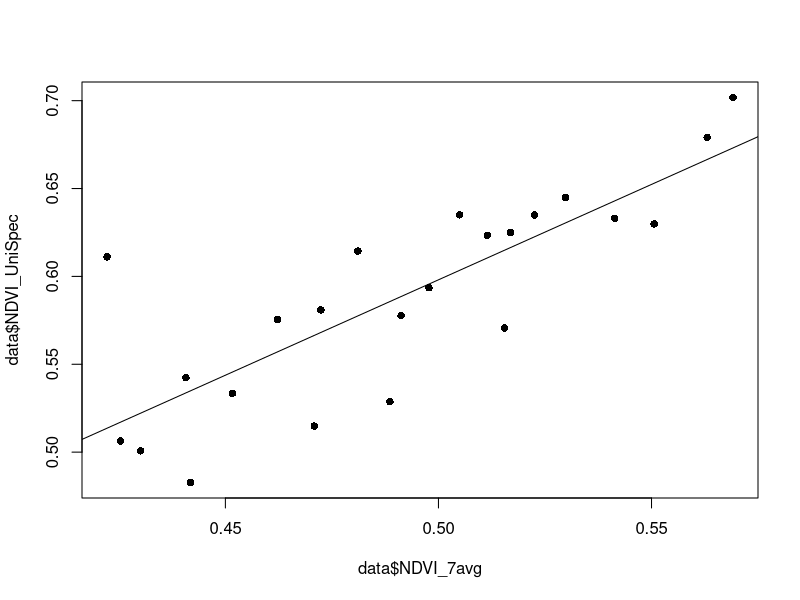
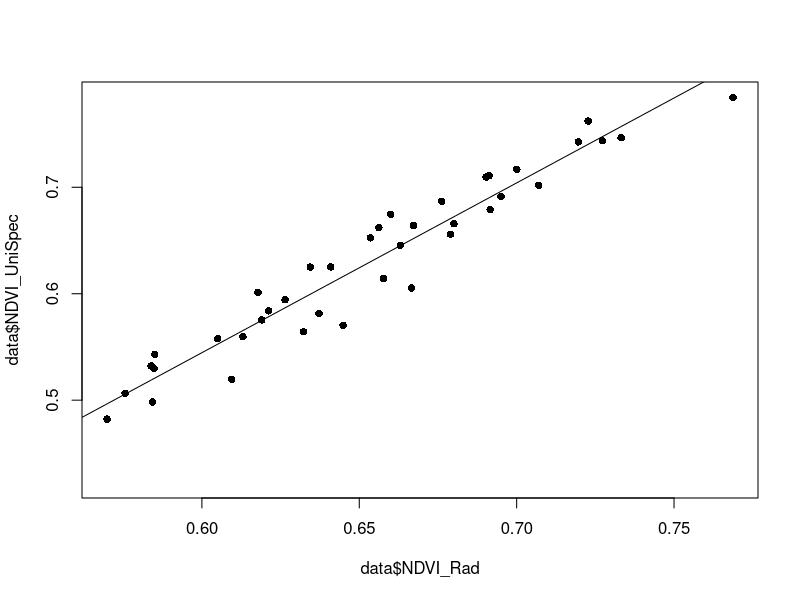
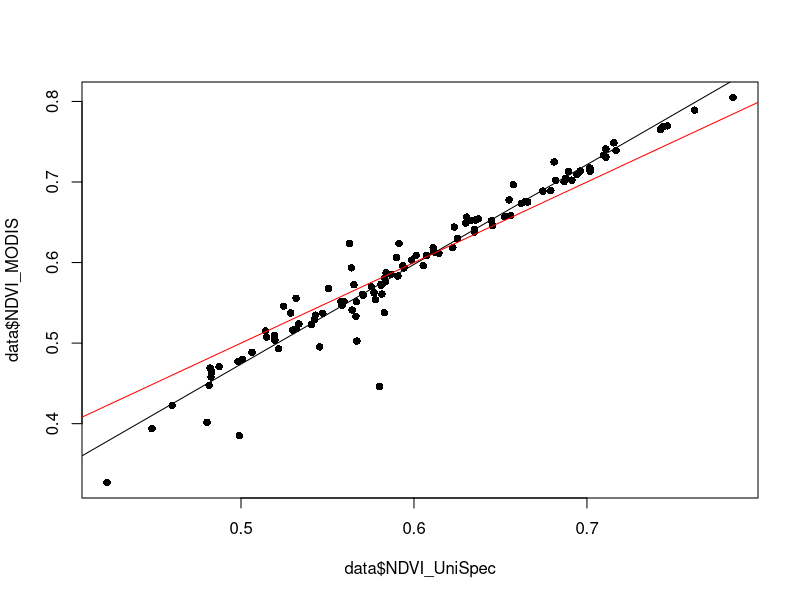

These figures' R source, in order:
#This is to determine relationships that will allow us to convert tower NDVI to unispec NDVI to MODIS NDVI


#first load data
data = data.frame(read.csv("NDVI_Compare.csv"))
head(data)

#look at relationships with NDVI NOT AVERAGED and MODIS INTERPOLATED
Tower_Unispec = lm(data$NDVI_UniSpec~data$NDVI_7avg)
summary(Tower_Unispec)
plot(data$NDVI_7avg,data$NDVI_UniSpec, pch=16)
abline(Tower_Unispec)


#load other data
data = data.frame(read.csv("NDVI_Compare2.csv"))
head(data)

Tower_Unispec2 = lm(data$NDVI_UniSpec~data$NDVI_Rad)
summary(Tower_Unispec2)
plot(data$NDVI_Rad,data$NDVI_UniSpec, pch=16)
abline(Tower_Unispec2)

Unispec_MODIS = lm(data$NDVI_MODIS~data$NDVI_UniSpec)
summary(Unispec_MODIS)
plot(data$NDVI_UniSpec,data$NDVI_MODIS, pch=16)
abline(Unispec_MODIS)
abline(0,1, col="red")

